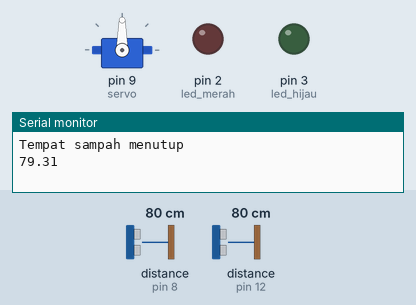
Bench run of a sketch on a simulated Arduino Uno, built with avr-gcc and run on an emulated ATmega328P. Shown: servo, output pins drawn as LEDs (lit = HIGH), the last lines printed to the serial monitor. Wiring (inferred from the names in the program): 2 × ultrasonic range finder: trigger pin 7, echo pin 8 / trigger pin 11, echo pin 12. The test bench sets the inputs (shaded band); at power-on: distance to the obstacle (sensors on pin 8, pin 12) 80 cm. The echo pulse lasts 58.3 µs per cm; pins used as bus, display or sensor lines are not drawn.

Above: at 2.3 s.
2.4 s: distance to the obstacle (sensor on pin 8) set to 34 cm
3.9 s: distance to the obstacle (sensor on pin 8) set to 27 cm
At 5.2 s:
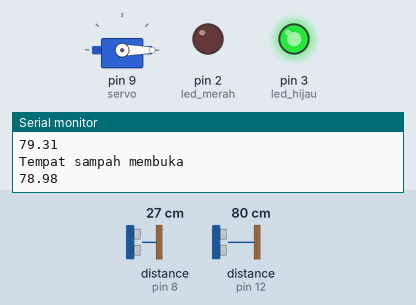
5.9 s: distance to the obstacle (sensor on pin 12) set to 17 cm
7.4 s: distance to the obstacle (sensor on pin 12) set to 13 cm
At 8.3 s:
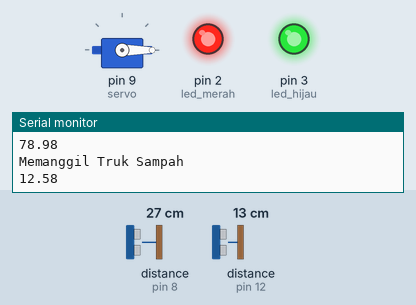
8.9 s: distance to the obstacle (sensor on pin 8) set to 35 cm
At 10.8 s:
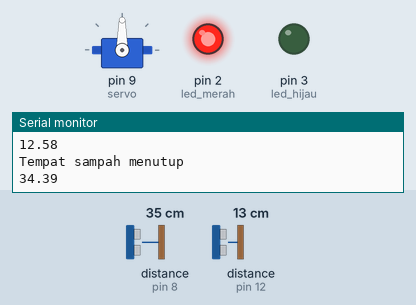
11.9 s: distance to the obstacle (sensor on pin 8) set to 2 cm
At 13.0 s:
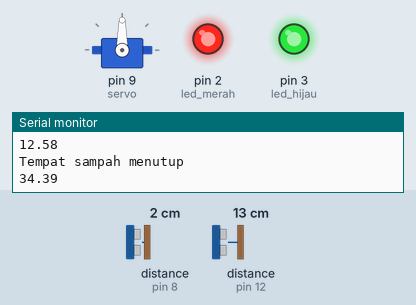
Timing chart, 0 to 14.4 s (numbered marks = the images above; inputs shaded):
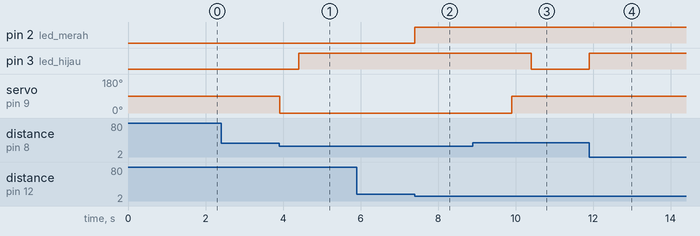

Measured:
- the behaviour switches between 31 and 30 cm on distance to the obstacle (sensor on pin 8) (found by bisection; images 0 and 1)
- the behaviour switches between 16 and 15 cm on distance to the obstacle (sensor on pin 12) (found by bisection; images 1 and 2)
- after the input at 2.4 s, every drawn part: stays the same
- after the input at 3.9 s, pin 3 (led_hijau): LOW → HIGH after 0.51 s; servo on pin 9 (servo): 90° → 0° at once
- after the input at 5.9 s, every drawn part: stays the same
- after the input at 7.4 s, pin 2 (led_merah): LOW → HIGH at once
- after the input at 8.9 s, pin 3 (led_hijau): HIGH → LOW after 1.5 s; servo on pin 9 (servo): 0° → 90° after 1.0 s
- after the input at 11.9 s, pin 3 (led_hijau): LOW → HIGH at once

The sketch:

smarttrash.ino
```cpp
#include <Servo.h>
Servo servoku;


int lock = 0;
int panel_naik = 1;
int panel_turun =1;
int panel_panggil = 1;
//untuk ultrasonic 1 (kapasitas)
int trig1 = 11;
int echo1 = 12;
//untuk ultrasonic 2 (jarak user)
int trig2 = 7;
int echo2 = 8;

int servo = 9;

float durasi1, jarak1;
float durasi2, jarak2;
int led_merah= 2, led_hijau=3;
int jarakuser=30, jaraksampah=15;

void setup()
{

  servoku.attach(servo);
  //pinKode ultrasonic sensor
  pinMode(trig1, OUTPUT);
  pinMode(echo1, INPUT);
  pinMode(trig2, OUTPUT);
  pinMode(echo2, INPUT);
  pinMode(led_merah,OUTPUT);
  pinMode(led_hijau,OUTPUT);

  Serial.begin(9600);
}

void loop()
{

  //hitung ultrasonic 2 jarak sampah
  digitalWrite(trig2, HIGH);
  delayMicroseconds(10);
  digitalWrite(trig2, LOW);
  delayMicroseconds(10);
  durasi2 = pulseIn(echo2, HIGH);
  jarak2 = (durasi2 * 0.034) / 2;

  //hitung ultrssonic 1 kapasitas
  digitalWrite(trig1, HIGH);
  delayMicroseconds(10);
  digitalWrite(trig1, LOW);
  delayMicroseconds(10);
  durasi1 = pulseIn(echo1, HIGH);
  jarak1 = (durasi1 * 0.034) / 2;

  //kendali tutup
  if ((jarak1 < jaraksampah) && (panel_panggil == 1))
    {
      Serial.println("Memanggil Truk Sampah");
      Serial.println(jarak1);
      panel_panggil = 0;
      lock = 1;

    }
  else if ((jarak1 >= jaraksampah)&&(panel_panggil == 0 ) )
  {

    //buka pintu tempat sampah
    panel_panggil = 1;
    lock = 0;
  }

   if ((jarak2 <= jarakuser) &&(panel_naik == 1)&&(lock == 0))
    {

      Serial.println("Tempat sampah membuka");
      Serial.println(jarak1);
     servoku.write(0);
     delay (500);
        panel_naik = 0;
        panel_turun = 1;
    }
    //tutup pintu
    else if ((panel_turun == 1)&& (jarak2 > jarakuser))
    {
      delay(1000);
      Serial.println("Tempat sampah menutup");
      Serial.println(jarak2);
      servoku.write(90);
      delay (500);
      panel_naik = 1;
      panel_turun = 0;
    }

  //pengendalian lampu
  if (jarak1<jaraksampah)
  {
      digitalWrite(led_merah,HIGH);
  }else
  {
      digitalWrite(led_merah,LOW);
  }

  if (jarak2<=jarakuser)
  {
      digitalWrite(led_hijau,HIGH);
  }else
  {
      digitalWrite(led_hijau,LOW);
  }

}
```
